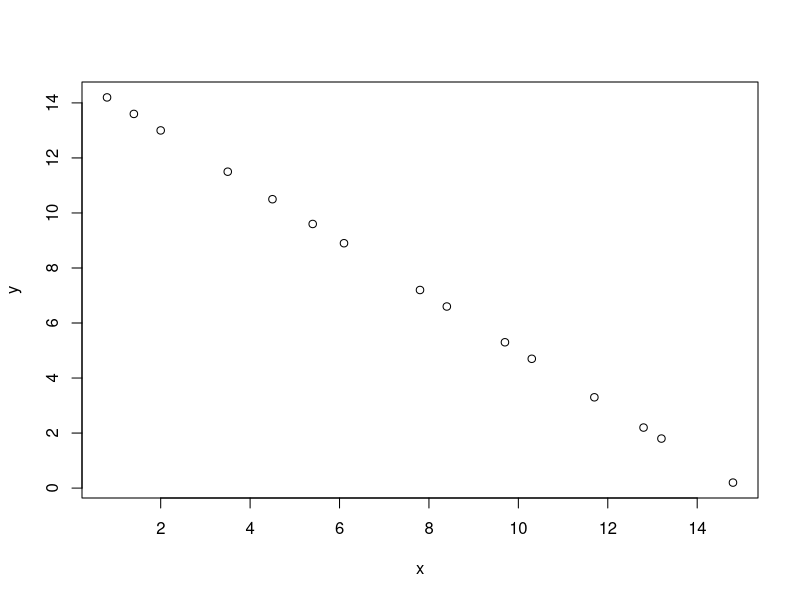

Write the R code that produced this figure.
## ---- chunk 1
knitr::opts_chunk$set(echo = TRUE)
## ---- chunk 2
x <-c(0.8,1.4 ,2,3.5,4.5,5.4,6.1,7.8,8.4,9.7,10.3,11.7,12.8,13.2,14.8)
y <- c(14.2,13.6,13,11.5,10.5,9.6,8.9,7.2,6.6,5.3,4.7,3.3,2.2,1.8,0.2)

plot(x,y)
## ---- chunk 3

cor(x,y,method = "pearson")
## ---- chunk 4
sx = sd(x)
sy = sd(y) 
n = length(x)
xbar = mean(x)
ybar = mean(y)


numerator = mean((x-xbar)*(y-ybar))*n

r = numerator/((n-1)*sx*sy)
r
## ---- chunk 5
lm(y~x)

## ---- chunk 6
fit = lm(y~x)

slope = coef(fit)[2]
intercept = coef(fit)[1]

yhat <- function(xpredict){
  return( slope*xpredict+intercept)
}

yhat(10)
## ---- chunk 7
xToPredict <-data.frame(x = c(10))
predict(fit, newdata = xToPredict)
## ---- chunk 8
predict(fit, newdata = xToPredict, interval = 'confidence')
## ---- chunk 9
t = r*sqrt(n-2)/sqrt(1-r^2)
t
## ---- chunk 10
pt(t,n-2)
## ---- chunk 11
y = data.frame('Values' = y)
yhat <- predict(fit,y)
MSE = sum((y-yhat)^2)/(n-2)
## ---- chunk 12
sxx = sum((x-xbar)^2)
## ---- chunk 13
SEslope = sqrt(MSE/sxx)
SEslope
## ---- chunk 14
SEintercept = sqrt(MSE*(1/n+xbar^2/sxx))
SEintercept
